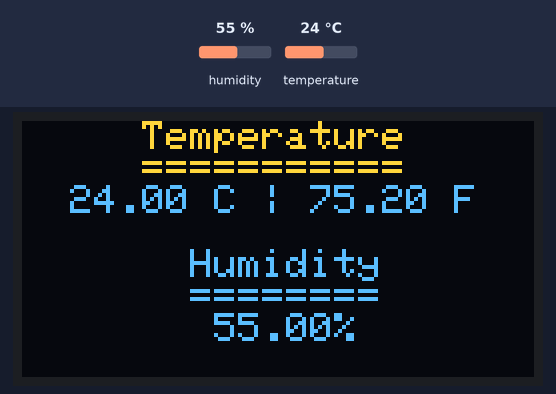
A program run on a simulated Arduino Nano, built with avr-gcc and run on an emulated ATmega328P. Parts: 128×64 one-colour display. The inputs (shaded band) are chosen by the test bench; at power-on: humidity 55 %, temperature 24 °C. The OLED is the two-colour kind (top 16 rows yellow).

Above: at 2.8 s.
2.9 s: humidity set to 22 %
At 4.6 s:
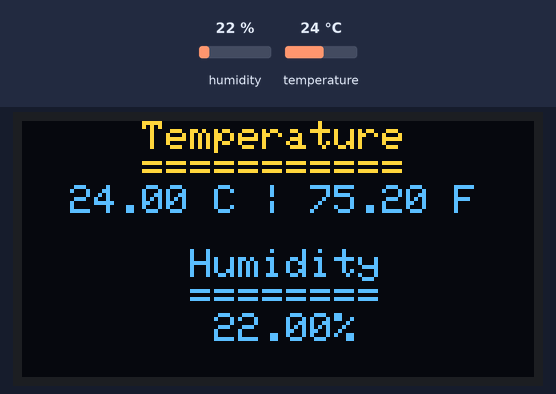
5.6 s: temperature set to 12 °C
At 6.5 s:
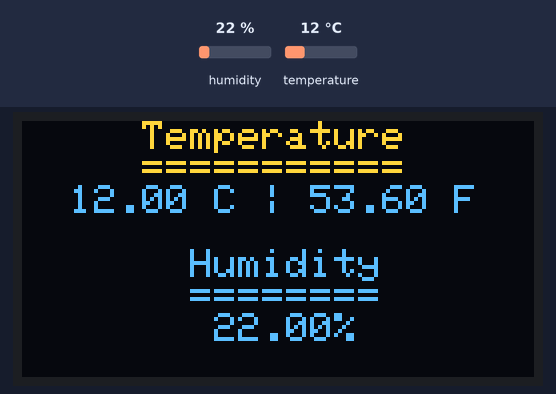
8.3 s: humidity set to 40 %
At 11.4 s:
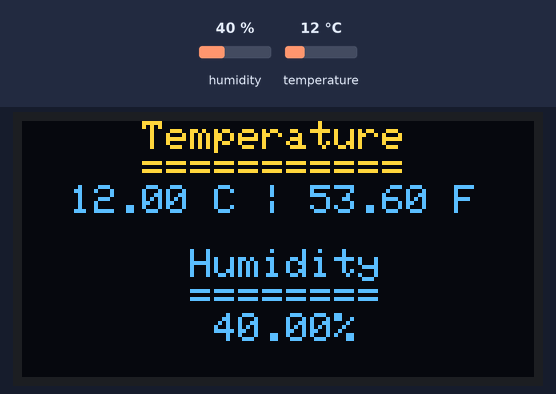
11.7 s: temperature set to 19 °C
At 13.3 s:
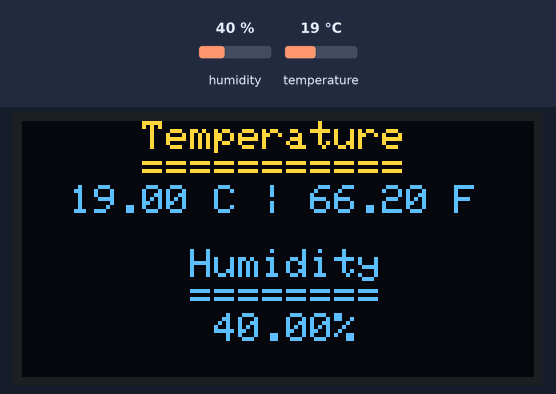
Timing chart, 0 to 14.8 s (numbered marks = the images above; inputs shaded):
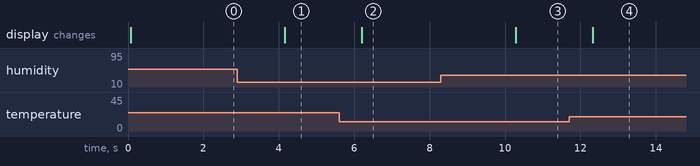

Measured:
- after the input at 2.9 s, the display: changes after 1.3 s (image 1)
- after the input at 5.6 s, the display: changes after 0.60 s (image 2)
- after the input at 8.3 s, the display: changes after 2.0 s (image 3)
- after the input at 11.7 s, the display: changes after 0.63 s (image 4)

The program:

main.cpp
```cpp
#include <Adafruit_GFX.h>
#include <Adafruit_SSD1306.h>
#include <Arduino.h>
#include <DHT.h>
#include <Wire.h>

const int SCREEN_WIDTH = 128;
const int SCREEN_HEIGHT = 64;
const int OLED_RESET = -1;
const uint8_t SCREEN_ADDRESS = 0x3C;
const int DHT_PIN = 2;

Adafruit_SSD1306 display(SCREEN_WIDTH, SCREEN_HEIGHT, &Wire, OLED_RESET);
DHT dht(DHT_PIN, DHT22);

float tempC;
float tempF;
float hum;

void setup() {
  Serial.begin(9600);

  if (!display.begin(SSD1306_SWITCHCAPVCC, SCREEN_ADDRESS)) {
    Serial.println("SSD1306 allocation failed!");
    while (true)
      ;
  }
  dht.begin();
}

void loop() {
  tempC = dht.readTemperature();
  tempF = dht.readTemperature(true);
  hum = dht.readHumidity();

  if (isnan(tempC) || isnan(tempF) || isnan(hum)) {
    display.clearDisplay();
    display.setTextColor(SSD1306_WHITE);
    display.setCursor(0, 0);
    display.println("Failed to get data from DHT22 sensor!");
    display.display();
  } else {
    display.clearDisplay();
    display.setTextColor(SSD1306_WHITE);
    display.setCursor(0, 0);
    display.println("     Temperature");
    display.println("     ===========");
    display.print("  ");
    display.print(tempC);
    display.print(" C | ");
    display.print(tempF);
    display.println(" F");
    display.println();
    display.println("       Humidity");
    display.println("       ========");
    display.print("        ");
    display.print(hum);
    display.println("%");
    display.display();
  }
  delay(2000);
}
```
